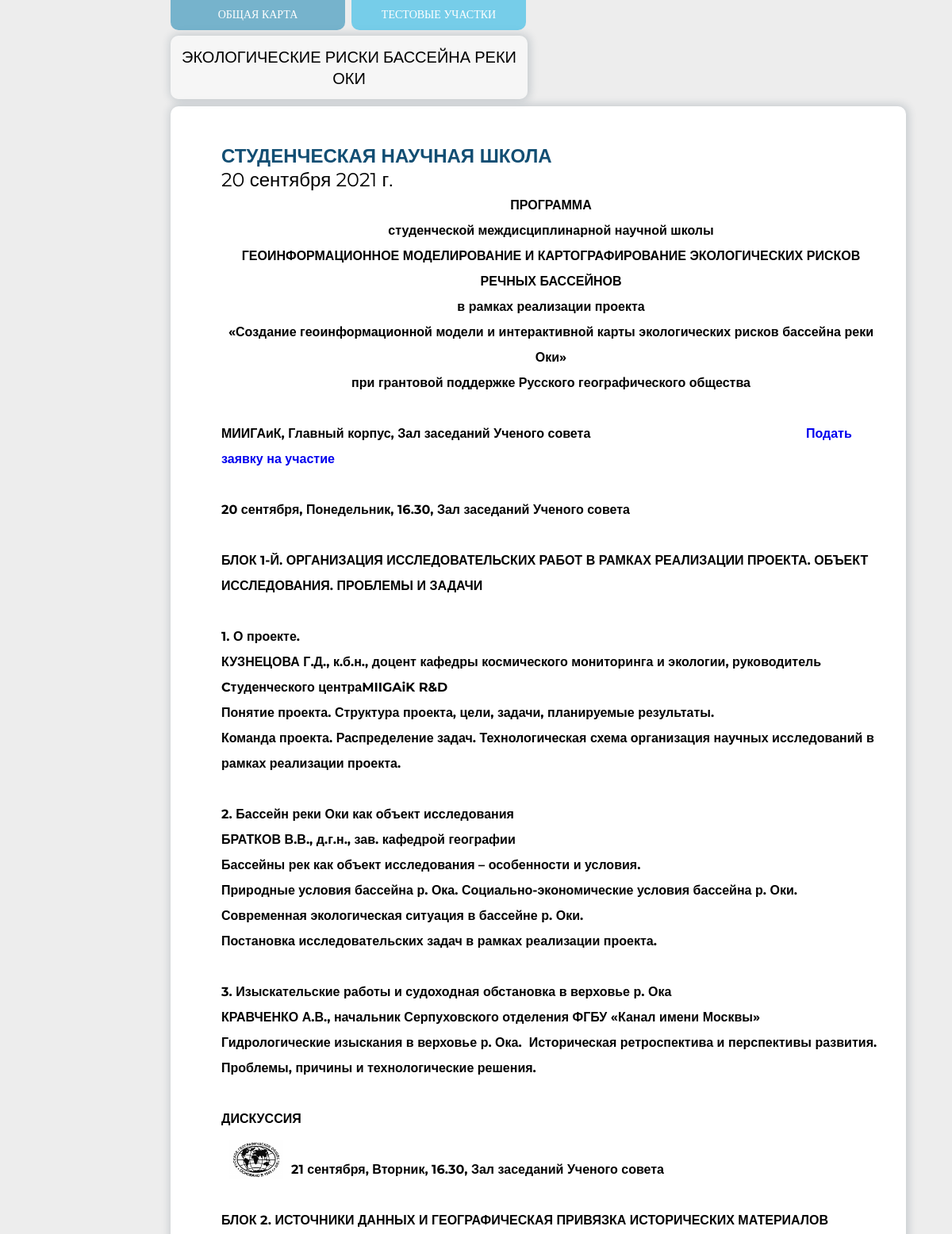
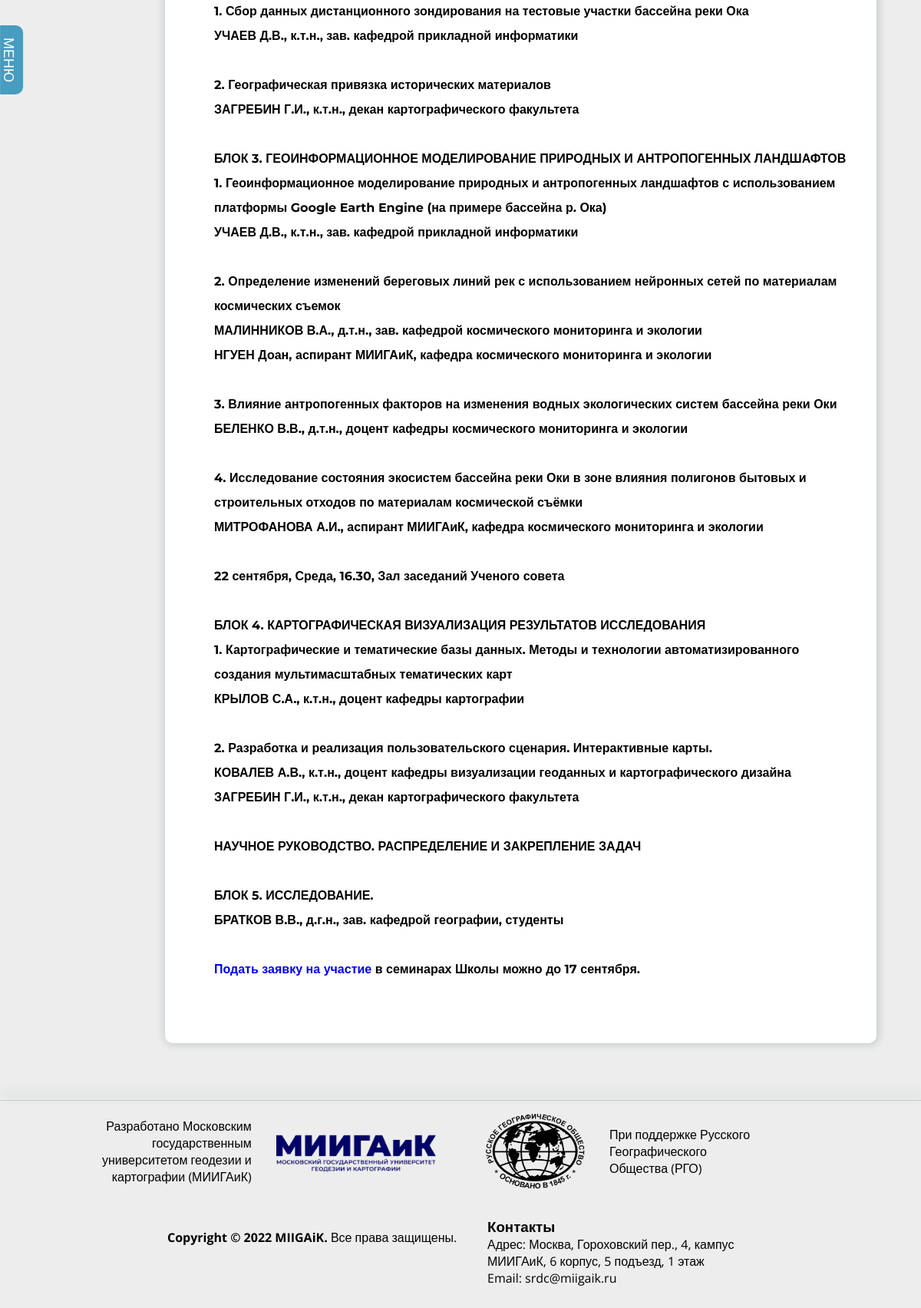
Screenshot of /event/1 with the database file from the repository (2 pictures, top to bottom).
### main/models.py (models this page shows, shortened)
class Event(models.Model):
    name = models.CharField(
        "Наименование мероприятия",
        max_length=512,
        help_text="Название мероприятия, которое будет отображаться в общем списке мероприятий",
        blank=False,
    )
    img = models.ImageField(
        "Превью мероприятия",
        upload_to="event/",
        help_text="Фото, которое будет отображаться в общем списке мероприятий",
        blank=True,
    )
    description = models.TextField(
        "Описание",
        max_length=2048,
        help_text="Короткое описание обновления",
        blank=False,
    )
    html = RichTextField(
        "Страница мероприятия",
        help_text="Страница мероприятия",
        blank=True,
    )
    date = models.DateField(
        "Дата проведения",
        help_text="Дата проведения мероприятия",
        editable=True,
    )
    class Meta():
        verbose_name_plural = "Мероприятия"
        verbose_name = "Мероприятие"
        ordering = ['date']

### main/views.py (the view)
# urls.py: path('event/<id>', EventView.as_view(), name='current_event'),
class EventView(View):
    def get(self, request, id):
        try:
            event = Event.objects.get(id=id)
            return render(request, "CurrentEvent.html", {"title": event.name, "object": event, "pages": pages()})
        except:
            return HttpResponseNotFound(f'<h1 style="text-align: center;">Event object with id = {id} doesn`t exists</h1>')

### main/views.py (called while the page is built)
def pages():
    pages = ["About", "Region", "Results", "Archive"]
    result = {}
    for page in pages:
        page_class = getattr(sys.modules[__name__], page)
        try:
            page_class.objects.get(status=True)
            result[page.lower()] = True
        except:
            result[page.lower()] = False
    return result

### templates/CurrentEvent.html
{% extends 'Content.html' %}
 {% block child %}
 <div class="team-block-member">
    <div class="team-block-member-info">
      <div class="team-block-member__heading">
        {{ object.name }}
      </div>
      <div class="team-block-member__sub">{{ object.date }}</div>
      <div class="team-block-member__text">
        {{ object.html|safe }}
      </div>
    </div>
  </div>
</div>
 {%endblock %}

### templates/static/style.css (style rules this page uses)
* { margin: 0; padding: 0; }
html { font-family: 'Montserrat', sans-serif; font-family: 'Open Sans', sans-serif; }
.team-block-member__heading { color: rgba(18, 78, 115, 1); font-weight: 600; line-height: normal; }
.team-block-member-info { margin-left: 1rem; }
.team-block-member__sub { font-size: 1.5rem; }
.team-block-member { display: flex; margin-top: 1rem; margin-bottom: 1rem; margin-left: 1rem; }
.team-block-member__text { font-weight: bolder; font-size: 1rem; }
a { text-decoration: none !important; }
:root { --web-view-ids: n_10_Main_screen; }
* { margin: 0; padding: 0; box-sizing: border-box; border: none; }

### rows the page displays
Event: name "СТУДЕНЧЕСКАЯ НАУЧНАЯ ШКОЛА", date "20 сентября 2021 г.", html "ПРОГРАММА студенческой междисциплинарной научной школы ГЕОИНФОРМАЦИОННОЕ МОДЕЛИРОВАНИЕ И КАРТОГРАФИРОВАНИЕ ЭКОЛОГИЧЕСКИХ РИСКОВ РЕЧНЫХ БАССЕЙНОВ в рамках реализации проекта «Создание геоинформационной модели и интерактивной карты экологических рисков бассейна реки Оки» при грантовой поддержке Русского географического общества МИИГАиК, Главный корпус, Зал заседаний Ученого совета Подать заявку на участие 20 сентября, Понедельник, 16.30, Зал заседаний Ученого совета БЛОК 1-Й. ОРГАНИЗАЦИЯ ИССЛЕДОВАТЕЛЬСКИХ РАБОТ В РАМКАХ РЕАЛИЗАЦИИ ПРОЕКТА. ОБЪЕКТ ИССЛЕДОВАНИЯ. ПРОБЛЕМЫ И ЗАДАЧИ 1. О проекте. КУЗНЕЦОВА Г.Д., к.б.н., доцент кафедры космического мониторинга и экологии, руководитель Cтуденческого…", html (picture)
